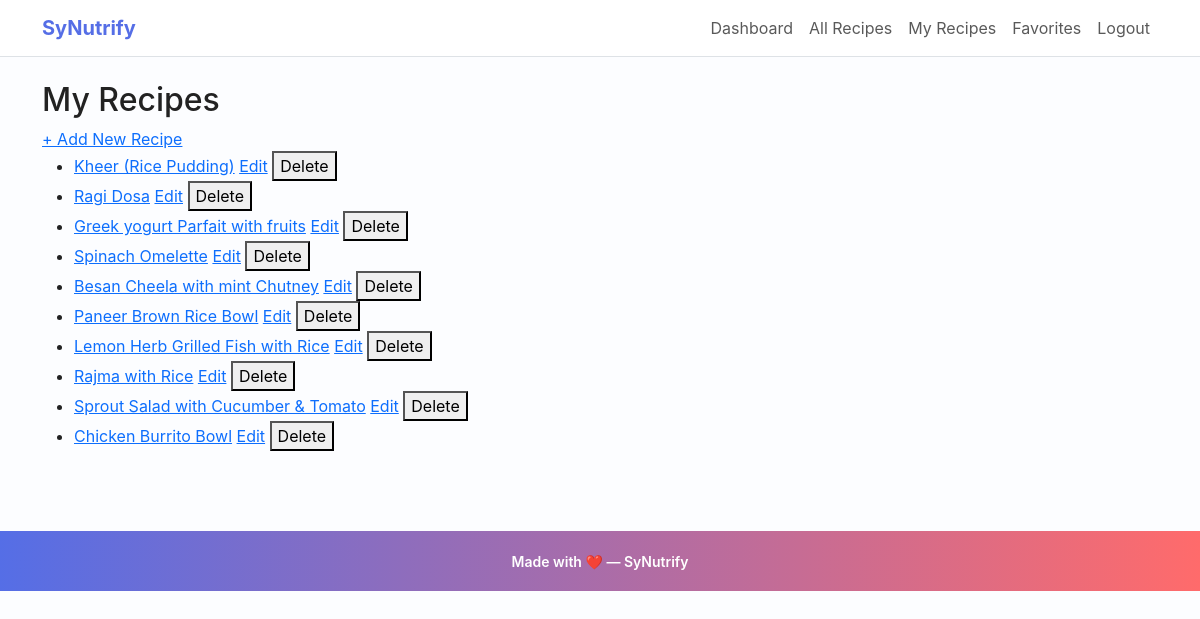
The app's page /my_recipes (signed in), older data.
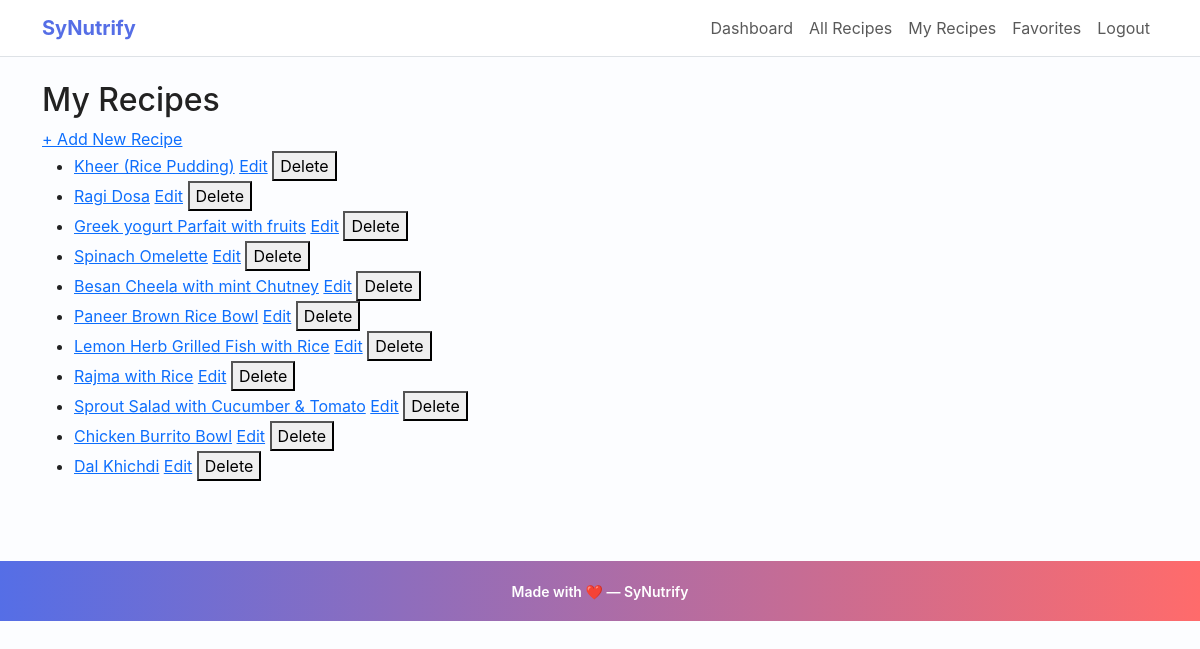
The same page, newer data.
### app.py (models this page shows)
class Recipe(db.Model):
    id = db.Column(db.Integer, primary_key=True)
    title = db.Column(db.String(150), nullable=False)
    image_url = db.Column(db.String(300))        # New: for recipe image
    ingredients = db.Column(db.Text, nullable=False)
    calories = db.Column(db.Float)
    proteins = db.Column(db.Float)
    fats = db.Column(db.Float)
    carbs = db.Column(db.Float)
    fibers = db.Column(db.Float)
    instructions = db.Column(db.Text, nullable=False)
    youtube_url = db.Column(db.String(300))
    user_id = db.Column(db.Integer, db.ForeignKey("user.id"), nullable=False)
    ratings = db.relationship("Rating", backref="recipe", lazy=True ,cascade="all, delete-orphan")
    comments = db.relationship("Comment", backref="recipe", lazy=True , cascade="all, delete-orphan")

### app.py (the view)
@app.route("/my_recipes")
@login_required
def my_recipes():
    user_recipes = Recipe.query.filter_by(user_id=current_user.id).all()
    return render_template("my_recipes.html", recipes=user_recipes)

### app.py (called while the page is built)
@app.context_processor
def inject_csrf_token():
    return dict(csrf_token=generate_csrf)

@login_manager.user_loader
def load_user(user_id):
    return User.query.get(int(user_id))

### templates/my_recipes.html (shortened to what this page needs)
{% extends "base.html" %}
{% block content %}
<h2>My Recipes</h2>
<a href="{{ url_for('add_recipe') }}">+ Add New Recipe</a>
<ul>
    {% for r in recipes %}
    <li>
        <a href="{{ url_for('recipe_detail', recipe_id=r.id) }}">{{ r.title }}</a>
        <a href="{{ url_for('edit_recipe', recipe_id=r.id) }}">Edit</a>
        <form action="{{ url_for('delete_recipe', recipe_id=r.id) }}" method="POST" style="display:inline" onsubmit="return confirm('Are you sure you want to delete this recipe?');">
            <button type="submit">Delete</button>
        </form>
    </li>
    {% else %}
    <li>You have not added any recipes yet.</li>
    {% endfor %}
</ul>
{% endblock %}

Row changes from the older to the newer data that the page shows:
added Recipe: title "Dal Khichdi"
